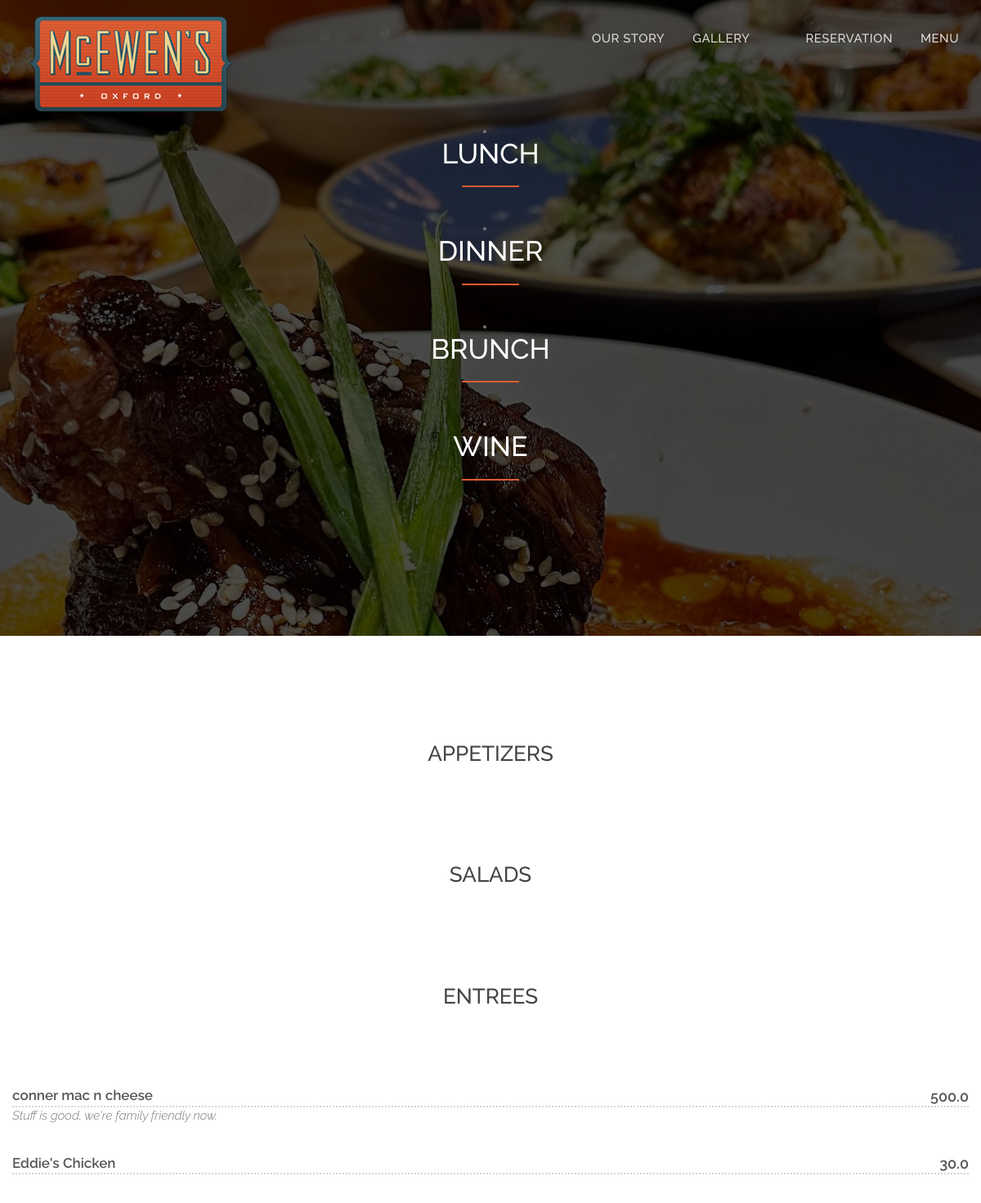
Before: /dinner/ with the older database file.
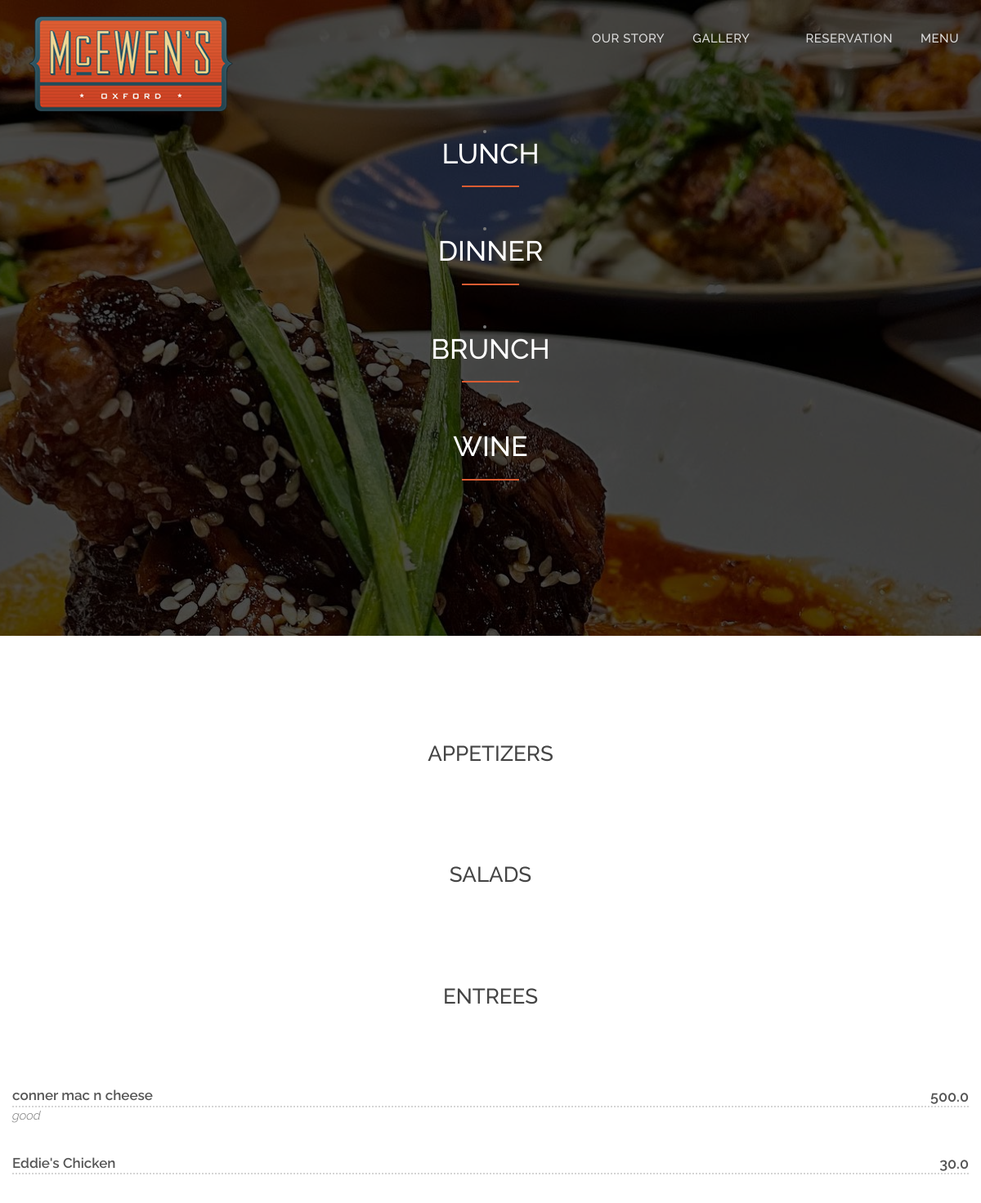
After: the same page with the newer database file.
### mcewens/models.py (models this page shows)
class MenuItem(models.Model):
    name = models.CharField(max_length=50)
    CATEGORY_CHOICES = (
        ("Brunch", "Brunch"),
        ("Lunch", "Lunch"),
        ("Dinner", "Dinner"),
        ("Wine and Cocktails", "Wine and Cocktails"),
    )
    category = models.CharField(choices=CATEGORY_CHOICES, max_length=50)
    TYPE_CHOICES = (
        ("Appetizers", "Appetizers"),
        ("Salads", "Salads"),
        ("Entrees", "Entrees"),
        ("Sandwiches", "Sandwiches"),
        ("Desserts", "Desserts"),
        ("Wine", "Wine"),
        ("Cocktails", "Cocktails"),
    )
    item_type = models.CharField(choices=TYPE_CHOICES, max_length=50, blank=True)
    description = models.TextField(max_length=200, blank=True)
    price = models.FloatField()
    CURRENT_CHOICES = (
        (1, "On menu"),
        (0, "Not on menu"),
    )
    current = models.IntegerField(default=1, choices=CURRENT_CHOICES)
    class Meta:
        unique_together = ("name", "category")

### mcewens/views.py (the view)
# urls.py: path("dinner/", dinner_view, name="dinner"),
def dinner_view(request):
    TYPES = (
        "Appetizers",
        "Salads",
        "Entrees",
    )
    dinner_item = get_current_by_category("Dinner").values()
    return render(request, "dinner.html", {"types": TYPES, "items": dinner_item})

### mcewens/models.py (called while the page is built)
def get_current_by_category(cat):
    return MenuItem.objects.filter(category=cat, current=1)

### mcewens/templates/dinner.html (shortened to what this page needs)
{% extends 'index.html' %} {% block content%}
<div id="restaurant-menu-dinner">
  <div class="section-title text-center center">
    <div class="overlay">
      <li>
        <a id="lunch-link" href="{% url 'lunch' %}" class="page-scroll">
          <h2>Lunch</h2>
        </a>
      </li>
      <hr />
      <li>
        <a id="dinner-link" href="{% url 'dinner' %}" class="page-scroll">
          <h2>Dinner</h2>
        </a>
      </li>
      <hr />
      <li>
        <a id="brunch-link" href="{% url 'brunch' %}" class="page-scroll">
          <h2>Brunch</h2>
        </a>
      </li>
      <hr />
      <li>
        <a id="wine-link" href="{% url 'wine' %}" class="page-scroll">
          <h2>Wine</h2>
        </a>
      </li>
      <hr />
    </div>
  </div>
  <div class="container">
    <div class="row">
   {% for type in types %}
      <div class="container">
        <div class="row">
           <div class="overlay">
            <h2 class="menu-section-title">{{ type }}</h2>
            <div class="overlay">
              <div class="container">
                <div class="row">
                    {% for item in items %} {% if item.item_type == type %}
                    <div class="menu-item">
                      <div class="menu-item-name">{{ item.name }}</div>
                      <div class="menu-item-price">{{ item.price }}</div>
                      <div class="menu-item-description">{{ item.description }}</div>
                    </div>
                    {% endif %} {% endfor %} {% endfor %}
                  </div>
                  {% endblock content%}

Changed rows visible on the page:
changed MenuItem "conner mac n cheese": description "Stuff is good, we're family friendly now." → "good"
